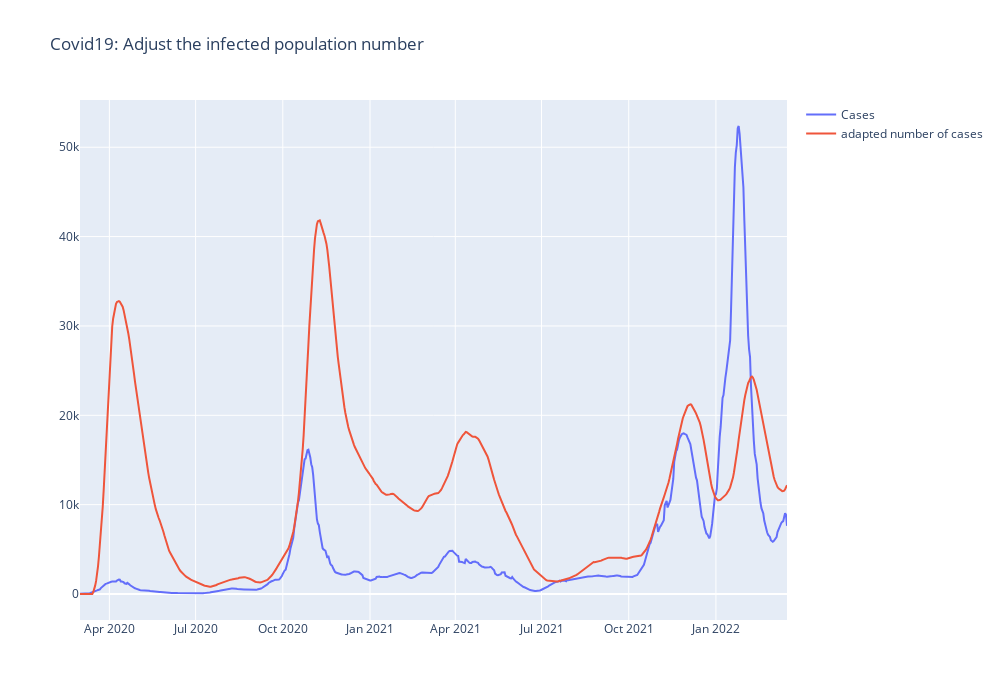

Write notebook code for a chart like this one.
### Code cell
fig1 = go.Figure()
fig1.add_trace(go.Scatter(x=dfsum_case.index, y=dfsum_case["CASES"], name="Cases"))
fig1.add_trace(go.Scatter(x=dfsum_hosp.index, y=np.round(dfsum_hosp["TOTAL_IN"]*5.8), name="adapted number of cases"))
fig1.write_html("figures/adjusted_cases.html")
fig1.update_layout(title_text="Covid19: Adjust the infected population number",height=700, width=1000)
fig1.write_image("figures/adjusted_comparaison.jpeg")
fig1.show()

### Figure 1 — Plotly figure (JSON) as saved in the notebook; plotly's stock layout.template omitted (floating-point values rounded to 4 significant figures; data arrays with more than 128 entries replaced by an {"elided": "..."} marker saying what was removed)
{"data": [{"name": "Cases", "type": "scatter", "x": {"elided": "747 str values"}, "y": {"elided": "747 int values"}}, {"name": "adapted number of cases", "type": "scatter", "x": {"elided": "747 str values"}, "y": {"elided": "747 int values"}}], "layout": {"height": 700, "title": {"text": "Covid19: Adjust the infected population number"}, "width": 1000}}
